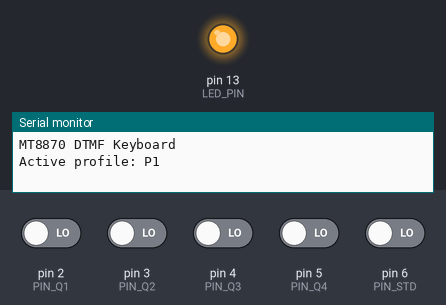
This sketch was run on a simulated Arduino Leonardo, built with avr-gcc and run on an emulated ATmega32U4. Parts: output pins drawn as LEDs (lit = HIGH), the last lines printed to the serial monitor. Dashed ring = blinking. Inputs (shaded band) come from the test bench; at power-on: pin 2 (PIN_Q1), pin 3 (PIN_Q2), pin 4 (PIN_Q3), pin 5 (PIN_Q4), pin 6 (PIN_STD) LOW. USB keyboard and mouse output is not drawn.

Above: at 0.19 s.
At 1.2 s:
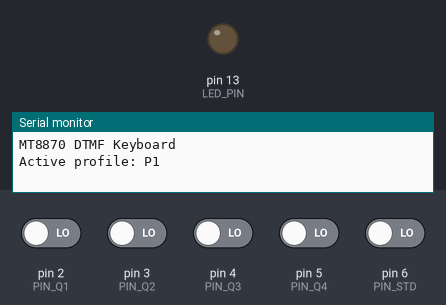
1.3 s: pin 6 (PIN_STD) driven HIGH
At 1.47 s:
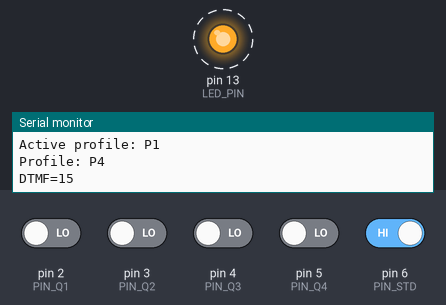
Timing chart, 0 to 4.3 s (numbered marks = the images above; inputs shaded):
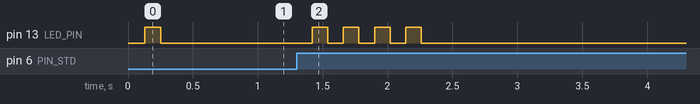

Measured:
- after the input at 1.3 s, pin 13 (LED_PIN): alternates HIGH for 0.12 s and LOW for 0.12 s, 8 changes in all, then stays LOW, starting after 0.12 s

The sketch:

pulse.ino
```cpp
#include <Keyboard.h>


// =====================================================
// CONFIGURATION
// =====================================================

const bool DEBUG = true;


// MT8870
const byte PIN_Q1  = 2;
const byte PIN_Q2  = 3;
const byte PIN_Q3  = 4;
const byte PIN_Q4  = 5;
const byte PIN_STD = 6;


// LED
const byte LED_PIN = LED_BUILTIN;


// key hold time
const unsigned long KEY_TIME = 80;


// STD filtering
const unsigned long STD_FILTER = 20;


// =====================================================
// PROFILES
// =====================================================

const char* profileName[4] =
{
  "P1",
  "P2",
  "P3",
  "P4"
};


byte activeProfile = 0;


// =====================================================
// KEY ACTION
// =====================================================

struct KeyAction
{
  uint8_t key;
  bool special;
};


// =====================================================
// PROFILE P1 MAPPING
// DuckStation: D-Pad + Face buttons + L1/L2/R1/R2
// =====================================================

KeyAction profileP1[16] =
{
  {KEY_DOWN_ARROW,true},  //0 - D-Pad Down
  {'1',false},            //1 - L2
  {'a',false},            //2 - Triangle
  {'3',false},            //3 - R2
  {'q',false},            //4 - L1
  {'z',false},            //5 - Circle
  {'e',false},            //6 - R1
  {KEY_LEFT_ARROW,true},  //7 - D-Pad Left
  {KEY_UP_ARROW,true},    //8 - D-Pad Up
  {KEY_RIGHT_ARROW,true}, //9 - D-Pad Right
  {'x',false},            //* - Cross
  {'s',false},            //# - Square
  {0,false},   //A
  {0,false},   //B
  {0,false},   //C
  {0,false}    //D
};


// =====================================================
// PROFILE P2 MAPPING
// =====================================================

KeyAction profileP2[16] =
{
  {KEY_DOWN_ARROW,true},  //0 - D-Pad Down
  {KEY_LEFT_ARROW,true},  //1 - D-Pad Left
  {KEY_RIGHT_ARROW,true}, //2 - D-Pad Right
  {'3',false},            //3 - R2
  {'q',false},            //4 - L1
  {'z',false},            //5 - Circle
  {'e',false},            //6 - R1
  {'a',false},            //7 - Triangle
  {KEY_UP_ARROW,true},    //8 - D-Pad Up
  {'x',false},            //9 - Cross
  {'1',false},            //* - L2
  {'s',false},            //# - Square
  {0,false},
  {0,false},
  {0,false},
  {0,false}
};


// =====================================================
// PROFILE P3 MAPPING
// =====================================================

KeyAction profileP3[16] =
{
  {'0',false},
  {'1',false},
  {'2',false},
  {'3',false},
  {'4',false},
  {'5',false},
  {'6',false},
  {'7',false},
  {'8',false},
  {'9',false},
  {'*',false},
  {'#',false},
  {0,false},
  {0,false},
  {0,false},
  {0,false}
};


// =====================================================
// PROFILE P4 MAPPING
// =====================================================

KeyAction profileP4[16] =
{
  {'0',false},
  {'1',false},
  {'2',false},
  {'3',false},
  {'4',false},
  {'5',false},
  {'6',false},
  {'7',false},
  {'8',false},
  {'9',false},
  {'*',false},
  {'#',false},
  {0,false},
  {0,false},
  {0,false},
  {0,false}
};


KeyAction* profiles[4] =
{
  profileP1,
  profileP2,
  profileP3,
  profileP4
};


// =====================================================
// MT8870 TABLE
// Q4 Q3 Q2 Q1
// =====================================================

const byte mt8870Map[16] =
{
  15,
   1,
   2,
   3,
   4,
   5,
   6,
   7,
   8,
   9,
   0,
  10,
  11,
  12,
  13,
  14
};

// =====================================================
// VARIABLES
// =====================================================

bool keyPressed = false;

uint8_t currentKey = 0;
bool currentSpecial = false;

unsigned long keyStart = 0;


// STD detection
bool lastSTD = false;
unsigned long lastSTDChange = 0;


// =====================================================
// LED STATE MACHINE
// =====================================================

bool ledRunning = false;
bool ledState = false;

byte ledTarget = 0;
byte ledCounter = 0;

unsigned long ledTimer = 0;

const unsigned long LED_INTERVAL = 120;


void startProfileLED(byte profile)
{
  ledTarget = profile + 1;
  ledCounter = 0;

  ledState = false;
  ledRunning = true;

  ledTimer = millis();

  digitalWrite(LED_PIN, LOW);
}


void updateLED()
{
  if(!ledRunning)
    return;


  unsigned long now = millis();


  if(now - ledTimer >= LED_INTERVAL)
  {
    ledTimer = now;


    ledState = !ledState;

    digitalWrite(LED_PIN, ledState);


    if(!ledState)
    {
      ledCounter++;


      if(ledCounter >= ledTarget)
      {
        ledRunning = false;
        digitalWrite(LED_PIN, LOW);
      }
    }
  }
}


// =====================================================
// RELEASE CURRENT KEY (safe, always)
// =====================================================

void releaseCurrentKey()
{
  if(!keyPressed)
    return;

  if(currentSpecial)
    Keyboard.release(currentKey);
  else
    Keyboard.release((char)currentKey);

  keyPressed = false;
}


// =====================================================
// SETUP
// =====================================================

void setup()
{
  pinMode(PIN_Q1, INPUT);
  pinMode(PIN_Q2, INPUT);
  pinMode(PIN_Q3, INPUT);
  pinMode(PIN_Q4, INPUT);
  pinMode(PIN_STD, INPUT);

  pinMode(LED_PIN, OUTPUT);


  if(DEBUG)
  {
    Serial.begin(115200);

    unsigned long t = millis();
    while(!Serial && (millis() - t < 3000))
    {
    }

    Serial.println();
    Serial.println("MT8870 DTMF Keyboard");
    Serial.println("Active profile: P1");
  }


  Keyboard.begin();


  startProfileLED(0);
}


// =====================================================
// READ DTMF
// =====================================================

byte readDTMF()
{

  byte raw =
    (digitalRead(PIN_Q4) << 3) |
    (digitalRead(PIN_Q3) << 2) |
    (digitalRead(PIN_Q2) << 1) |
     digitalRead(PIN_Q1);


  return mt8870Map[raw];
}


// =====================================================
// SWITCH PROFILE
// =====================================================

void changeProfile(byte profile)
{

  if(profile > 3)
    return;

  // release key if held during switch
  releaseCurrentKey();

  activeProfile = profile;


  startProfileLED(profile);


  if(DEBUG)
  {
    Serial.print("Profile: ");
    Serial.println(profileName[profile]);
  }
}


// =====================================================
// SEND KEY
// =====================================================

void sendKey(KeyAction action)
{

  if(action.key == 0)
    return;

  // release previous key if still held
  releaseCurrentKey();


  currentKey = action.key;
  currentSpecial = action.special;


  if(action.special)
    Keyboard.press(action.key);

  else
    Keyboard.press((char)action.key);


  keyPressed = true;

  keyStart = millis();


  if(DEBUG)
  {
    Serial.print("Key: ");

    if(action.special)
      Serial.println("SPECIAL");

    else
      Serial.println((char)action.key);
  }

}


// =====================================================
// LOOP
// =====================================================

void loop()
{

  unsigned long now = millis();


  // ---------------------------------------------
  // LED
  // ---------------------------------------------

  updateLED();


  // ---------------------------------------------
  // KEY RELEASE
  // ---------------------------------------------

  if(keyPressed)
  {

    if(now - keyStart >= KEY_TIME)
    {
      releaseCurrentKey();
    }
  }


  // ---------------------------------------------
  // STD - new DTMF tone
  // ---------------------------------------------

  bool std = digitalRead(PIN_STD);


  if(std && !lastSTD)
  {

    if(now - lastSTDChange >= STD_FILTER)
    {

      byte dtmf = readDTMF();


      lastSTDChange = now;


      // A = P1
      if(dtmf == 12)
      {
        changeProfile(0);
      }


      // B = P2
      else if(dtmf == 13)
      {
        changeProfile(1);
      }


      // C = P3
      else if(dtmf == 14)
      {
        changeProfile(2);
      }


      // D = P4
      else if(dtmf == 15)
      {
        changeProfile(3);
      }


      // digits, *, #
      else
      {

        KeyAction action =
          profiles[activeProfile][dtmf];


        sendKey(action);

      }


      if(DEBUG)
      {
        Serial.print("DTMF=");
        Serial.println(dtmf);
      }

    }
  }


  lastSTD = std;

}
```
